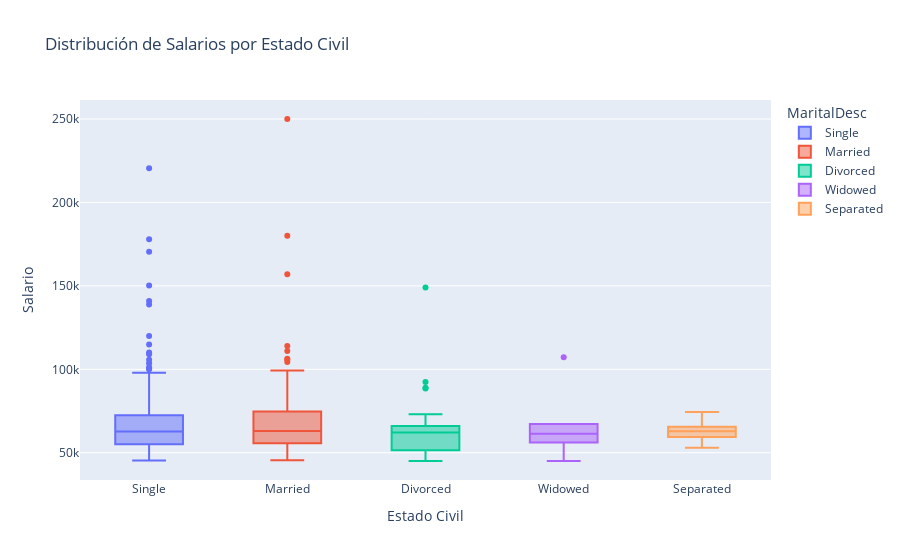

The notebook cell this image was saved under:
### Markdown cell above
**Gráfica de cajas: Distribución de salarios por estado civil**

### Code cell
fig7 = px.box(hr_data, x='MaritalDesc', y='Salary', title='Distribución de Salarios por Estado Civil', color='MaritalDesc')
fig7.update_layout(xaxis_title='Estado Civil', yaxis_title='Salario')
fig7.show()

### Figure 1 — Plotly figure (JSON) as saved in the notebook; plotly's stock layout.template omitted (floating-point values rounded to 4 significant figures; data arrays with more than 128 entries replaced by an {"elided": "..."} marker saying what was removed)
{"data": [{"alignmentgroup": "True", "hovertemplate": "MaritalDesc=%{x}<br>Salary=%{y}<extra></extra>", "legendgroup": "Single", "marker": {"color": "#636efa"}, "name": "Single", "notched": false, "offsetgroup": "Single", "orientation": "v", "showlegend": true, "type": "box", "x": {"elided": "137 str values"}, "x0": " ", "xaxis": "x", "y": {"elided": "137 int values"}, "y0": " ", "yaxis": "y"}, {"alignmentgroup": "True", "hovertemplate": "MaritalDesc=%{x}<br>Salary=%{y}<extra></extra>", "legendgroup": "Married", "marker": {"color": "#EF553B"}, "name": "Married", "notched": false, "offsetgroup": "Married", "orientation": "v", "showlegend": true, "type": "box", "x": ["Married", "Married", "Married", "Married", "Married", "Married", "Married", "Married", "Married", "Married", "Married", "Married", "Married", "Married", "Married", "Married", "Married", "Married", "Married", "Married", "Married", "Married", "Married", "Married", "Married", "Married", "Married", "Married", "Married", "Married", "Married", "Married", "Married", "Married", "Married", "Married", "Married", "Married", "Married", "Married", "Married", "Married", "Married", "Married", "Married", "Married", "Married", "Married", "Married", "Married", "Married", "Married", "Married", "Married", "Married", "Married", "Married", "Married", "Married", "Married", "Married", "Married", "Married", "Married", "Married", "Married", "Married", "Married", "Married", "Married", "Married", "Married", "Married", "Married", "Married", "Married", "Married", "Married", "Married", "Married", "Married", "Married", "Married", "Married", "Married", "Married", "Married", "Married", "Married", "Married", "Married", "Married", "Married", "Married", "Married", "Married", "Married", "Married", "Married", "Married", "Married", "Married", "Married", "Married", "Married", "Married", "Married", "Married", "Married", "Married", "Married", "Married", "Married", "Married", "Married", "Married", "Married", "Married", "Married", "Married", "Married", "Married", "Married", "Married"], "x0": " ", "xaxis": "x", "y": [104437, 64955, 64991, 54670, 47211, 70131, 62910, 106367, 53492, 63000, 74326, 62162, 110929, 64066, 59369, 50373, 63381, 83552, 85028, 57583, 56991, 55722, 53189, 61584, 70621, 62514, 60070, 54285, 99280, 71776, 57748, 64057, 58530, 55965, 70187, 99351, 51337, 54933, 74679, 68898, 66825, 48285, 49256, 99020, 54828, 62065, 70545, 63478, 180000, 49920, 83082, 46837, 105700, 61154, 250000, 54005, 45433, 63973, 93206, 82758, 46120, 61962, 93046, 64738, 77915, 52624, 63450, 52057, 62385, 68407, 61349, 54132, 62810, 63291, 58207, 157000, 52599, 46664, 48495, 71966, 47414, 63515, 93093, 60270, 57954, 74669, 74226, 93554, 64724, 61844, 83363, 95920, 61809, 46738, 55578, 50428, 61422, 89883, 86214, 57975, 56147, 50750, 52087, 87826, 55000, 66593, 87565, 64021, 65714, 58273, 61355, 60120, 63682, 63025, 90100, 60754, 72202, 75281, 76029, 57859, 113999, 49773, 80512, 55140], "y0": " ", "yaxis": "y"}, {"alignmentgroup": "True", "hovertemplate": "MaritalDesc=%{x}<br>Salary=%{y}<extra></extra>", "legendgroup": "Divorced", "marker": {"color": "#00cc96"}, "name": "Divorced", "notched": false, "offsetgroup": "Divorced", "orientation": "v", "showlegend": true, "type": "box", "x": ["Divorced", "Divorced", "Divorced", "Divorced", "Divorced", "Divorced", "Divorced", "Divorced", "Divorced", "Divorced", "Divorced", "Divorced", "Divorced", "Divorced", "Divorced", "Divorced", "Divorced", "Divorced", "Divorced", "Divorced", "Divorced", "Divorced", "Divorced", "Divorced", "Divorced", "Divorced", "Divorced", "Divorced", "Divorced", "Divorced"], "x0": " ", "xaxis": "x", "y": [50825, 50178, 92328, 52505, 64919, 68051, 51505, 59892, 62957, 63813, 68182, 45069, 60724, 66074, 64520, 63430, 46799, 46430, 61729, 45115, 64971, 148999, 88527, 72992, 62425, 47961, 56339, 58523, 88976, 58062], "y0": " ", "yaxis": "y"}, {"alignmentgroup": "True", "hovertemplate": "MaritalDesc=%{x}<br>Salary=%{y}<extra></extra>", "legendgroup": "Widowed", "marker": {"color": "#ab63fa"}, "name": "Widowed", "notched": false, "offsetgroup": "Widowed", "orientation": "v", "showlegend": true, "type": "box", "x": ["Widowed", "Widowed", "Widowed", "Widowed", "Widowed", "Widowed", "Widowed", "Widowed"], "x0": " ", "xaxis": "x", "y": [59365, 59370, 67237, 52788, 63353, 67176, 107226, 45046], "y0": " ", "yaxis": "y"}, {"alignmentgroup": "True", "hovertemplate": "MaritalDesc=%{x}<br>Salary=%{y}<extra></extra>", "legendgroup": "Separated", "marker": {"color": "#FFA15A"}, "name": "Separated", "notched": false, "offsetgroup": "Separated", "orientation": "v", "showlegend": true, "type": "box", "x": ["Separated", "Separated", "Separated", "Separated", "Separated", "Separated", "Separated", "Separated", "Separated", "Separated", "Separated", "Separated"], "x0": " ", "xaxis": "x", "y": [64375, 58275, 56847, 61242, 66149, 64995, 60436, 70468, 74417, 52984, 60627, 64397], "y0": " ", "yaxis": "y"}], "layout": {"boxmode": "overlay", "legend": {"title": {"text": "MaritalDesc"}, "tracegroupgap": 0}, "title": {"text": "Distribución de Salarios por Estado Civil"}, "xaxis": {"anchor": "y", "categoryarray": ["Single", "Married", "Divorced", "Widowed", "Separated"], "categoryorder": "array", "domain": [0, 1], "title": {"text": "Estado Civil"}}, "yaxis": {"anchor": "x", "domain": [0, 1], "title": {"text": "Salario"}}}}
